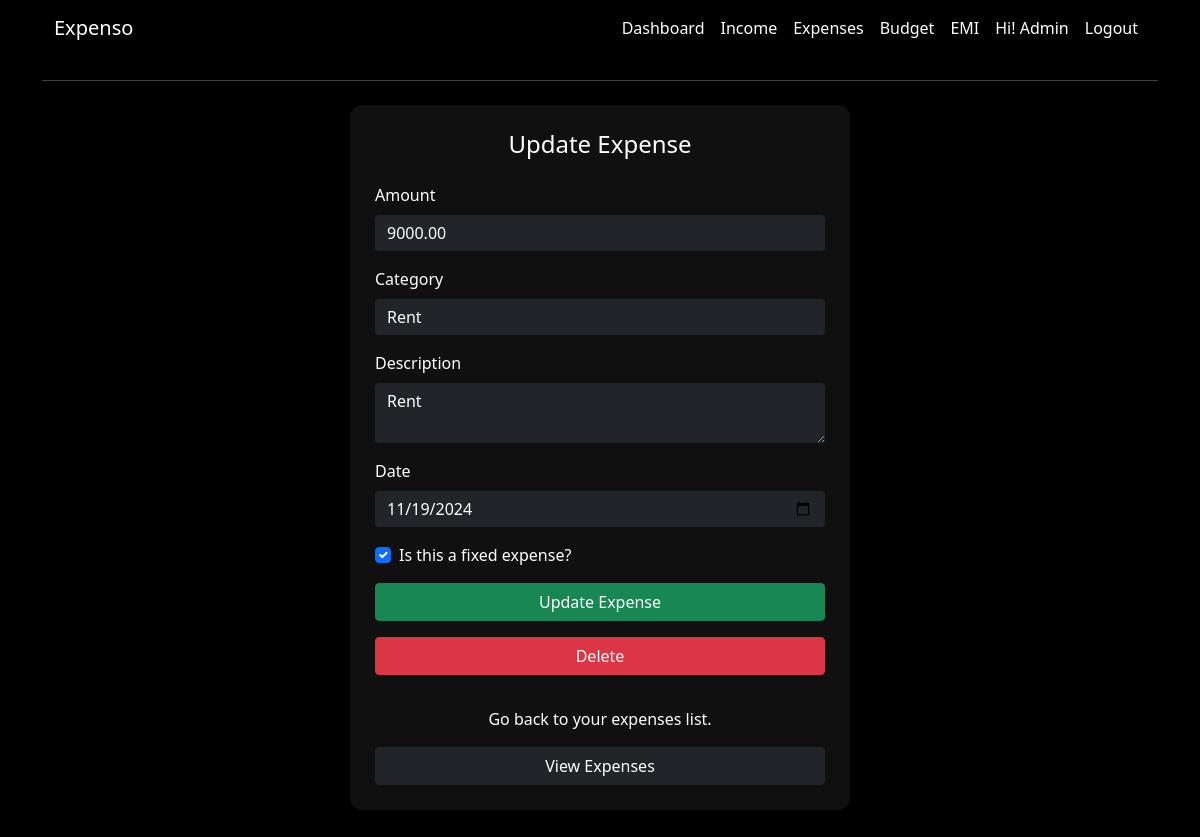
/expense/update/1 (signed in), run on the app's committed database.
### app/models.py (models this page shows, shortened)
class User(AbstractBaseUser, PermissionsMixin):
    email = models.EmailField(
        verbose_name="email address",  # Human-readable name for email
        max_length=255,  # Maximum length for the email field
        unique=True,  # Ensures email is unique
    )
    username = models.CharField(max_length=50, unique=True, blank=True, null=True)  # Optional username field
    name = models.CharField(max_length=50)
    phone = models.CharField(max_length=10)
    is_active = models.BooleanField(default=True)  # Defaults to active
    is_admin = models.BooleanField(default=False)
    objects = UserManager()
    USERNAME_FIELD = "email"
    REQUIRED_FIELDS = ["name", "phone", "username"]

class Expense(models.Model):
    user = models.ForeignKey(  # Foreign key to associate expense records with a user.
        User,  # Refers to the User model.
        on_delete=models.CASCADE,  # Deletes expense records if the associated user is deleted.
        related_name='expenses'  # Allows reverse querying using 'expenses' on the User model.
    )
    amount = models.DecimalField(  # Field to store the expense amount.
        max_digits=10,  # Maximum number of digits in the amount (including decimal places).
        decimal_places=2  # Number of digits after the decimal point (e.g., 12345.67).
    )
    category = models.ForeignKey(  # Foreign key to associate the expense with a category.
        Category,  # Refers to the Category model.
        on_delete=models.CASCADE,  # Deletes expense records if the associated category is deleted.
        limit_choices_to={'category_type': 'Expense'},  # Limits category choices to "Expense" type.
        related_name='expenses'  # Allows reverse querying using 'expenses' on the Category model.
    )
    description = models.TextField(  # Field to store an optional description for the expense.
        blank=True,  # Allows this field to be left empty in forms.
        null=True  # Allows this field to store NULL values in the database.
    )
    date = models.DateField()  # Field to store the date of the expense.
    is_fixed = models.BooleanField(  # Field to indicate if the expense is fixed (e.g., rent, subscription).
        default=False  # Default value is False, meaning the expense is not fixed.
    )
    created_at = models.DateTimeField(  # Field to store when the expense record was created.
        auto_now_add=True  # Automatically sets the current timestamp when created.
    )

class Category(models.Model):
    INCOME = 'Income'  # Constant for the "Income" category type.
    EXPENSE = 'Expense'  # Constant for the "Expense" category type.
    CATEGORY_TYPES = [  # A list of choices for the 'category_type' field.
        (INCOME, 'Income'),  # First choice is "Income".
        (EXPENSE, 'Expense'),  # Second choice is "Expense".
    ]
    user = models.ForeignKey(  # Foreign key to associate categories with a user.
        User,  # Refers to the User model.
        on_delete=models.CASCADE,  # Deletes categories when the user is deleted.
        blank=True,  # Allows this field to be left empty.
        null=True,  # Allows this field to store NULL values.
        related_name='categories'  # Allows reverse querying using 'categories' on the User model.
    )
    name = models.CharField(  # Field for the category name.
        max_length=50,  # Maximum length of the name is 50 characters.
    )
    category_type = models.CharField(  # Field for the type of category (Income or Expense).
        max_length=10,  # Maximum length of the category type is 10 characters.
        choices=CATEGORY_TYPES  # Limits the field to predefined choices (Income/Expense).
    )
    created_at = models.DateTimeField(  # Field to store when the category was created.
        auto_now_add=True  # Automatically sets the current timestamp when created.
    )

### app/views.py (the view, shortened to what this page needs)
# urls.py: path('expense/update/<int:id>', views.expense_update_view, name="expense-update"),
@login_required(login_url='login')
def expense_update_view(request, id):
    expense = get_object_or_404(Expense, user=request.user, id=id)
    expense_categories = request.user.categories.filter(category_type='Expense')
    return render(request, 'expense/expense_update.html', context={'expense':expense, 'expense_categories':expense_categories})

### app/templates/expense/expense_update.html (shortened to what this page needs)
{% extends 'base.html' %}
{% load static %}
{% block content %}
<hr class="my-4">
<div class="d-flex justify-content-center align-items-center mb-5">
    <div class="card text-white shadow-sm p-4" style="width: 100%; max-width: 500px;">
        <h4 class="text-center mb-4">Update Expense</h4>
        <form method="POST">
            <div class="mb-3">
                <label class="form-label">Amount</label>
                <input type="number" step="0.01" name="amount" class="form-control bg-dark text-white border-0 rounded" value="{{ expense.amount }}" required>
            </div>
            <div class="mb-3">
                <label class="form-label">Category</label>
                <select name="category" class="form-control bg-dark text-white border-0 rounded" required>
                    {% for category in expense_categories %}
                    <option value="{{ category.id }}" {% if expense.category.id == category.id %}selected{% endif %}>
                        {{ category.name }}
                    </option>
                    {% endfor %}
                </select>
            </div>
            <div class="mb-3">
                <label class="form-label">Description</label>
                <textarea name="description" class="form-control bg-dark text-white border-0 rounded">{{ expense.description }}</textarea>
            </div>
            <div class="mb-3">
                <label class="form-label">Date</label>
                <input type="date" name="date" class="form-control bg-dark text-white border-0 rounded" value="{{ expense.date|date:'Y-m-d' }}" required>
            </div>
            <div class="form-check mb-3">
                <input type="checkbox" name="is_fixed" class="form-check-input" id="is_fixed" {% if expense.is_fixed %}checked{% endif %}>
                <label class="form-check-label" for="is_fixed">Is this a fixed expense?</label>
            </div>
            <button type="submit" class="btn btn-success mb-3 w-100">Update Expense</button>
            <a href="{% url 'expense-delete' expense.id %}" class="btn btn-danger mb-3 w-100">Delete</a>
            <p class="text-center mt-3">Go back to your expenses list.</p>
            <div class="text-center">
                <a href="{% url 'expenses' %}" class="btn btn-dark w-100">View Expenses</a>
            </div>
        </form>
    </div>
</div>
{% endblock %}

### app/templates/navbar.html (shortened to what this page needs)
<nav class="navbar navbar-expand-lg" style="background-color: #000;">
  <div class="container-fluid">
    <a class="navbar-brand text-white" href="{% url 'home' %}">Expenso</a>
    <div class="collapse navbar-collapse" id="navbarTogglerDemo02">
      <ul class="navbar-nav ms-auto mb-2 mb-lg-0">
          <li class="nav-item">
            <a class="nav-link text-white" href="{% url 'dashboard' %}">Dashboard</a>
          </li>
          <li class="nav-item">
            <a class="nav-link text-white" href="{% url 'income' %}">Income</a>
          </li>
          <li class="nav-item">
            <a class="nav-link text-white" href="{% url 'expenses' %}">Expenses</a>
          </li>
          <li class="nav-item">
            <a class="nav-link text-white" href="{% url 'budgets' %}">Budget</a>
          </li>
          <li class="nav-item">
            <a class="nav-link text-white" href="{% url 'emi' %}">EMI</a>
          </li>
          <li class="nav-item">
            <a class="nav-link text-white" href="#">Hi! {{request.user.username | capfirst}}</a>
          </li>
          {% if request.user.is_authenticated %}
          <li class="nav-item">
            <a class="nav-link text-white" href="{% url 'logout' %}">Logout</a>
          </li>
          {% endif %}
      </ul>
    </div>
  </div>
</nav>

### app/templates/base.html (style rules this page uses)
.card { background-color: #111010 !important; border-radius: 12px !important; }

### data on the page
User: user.username "Admin"
Expense: amount "9000.00", category "Rent", description "Rent", date "11/19/2024", is_fixed "☑"
